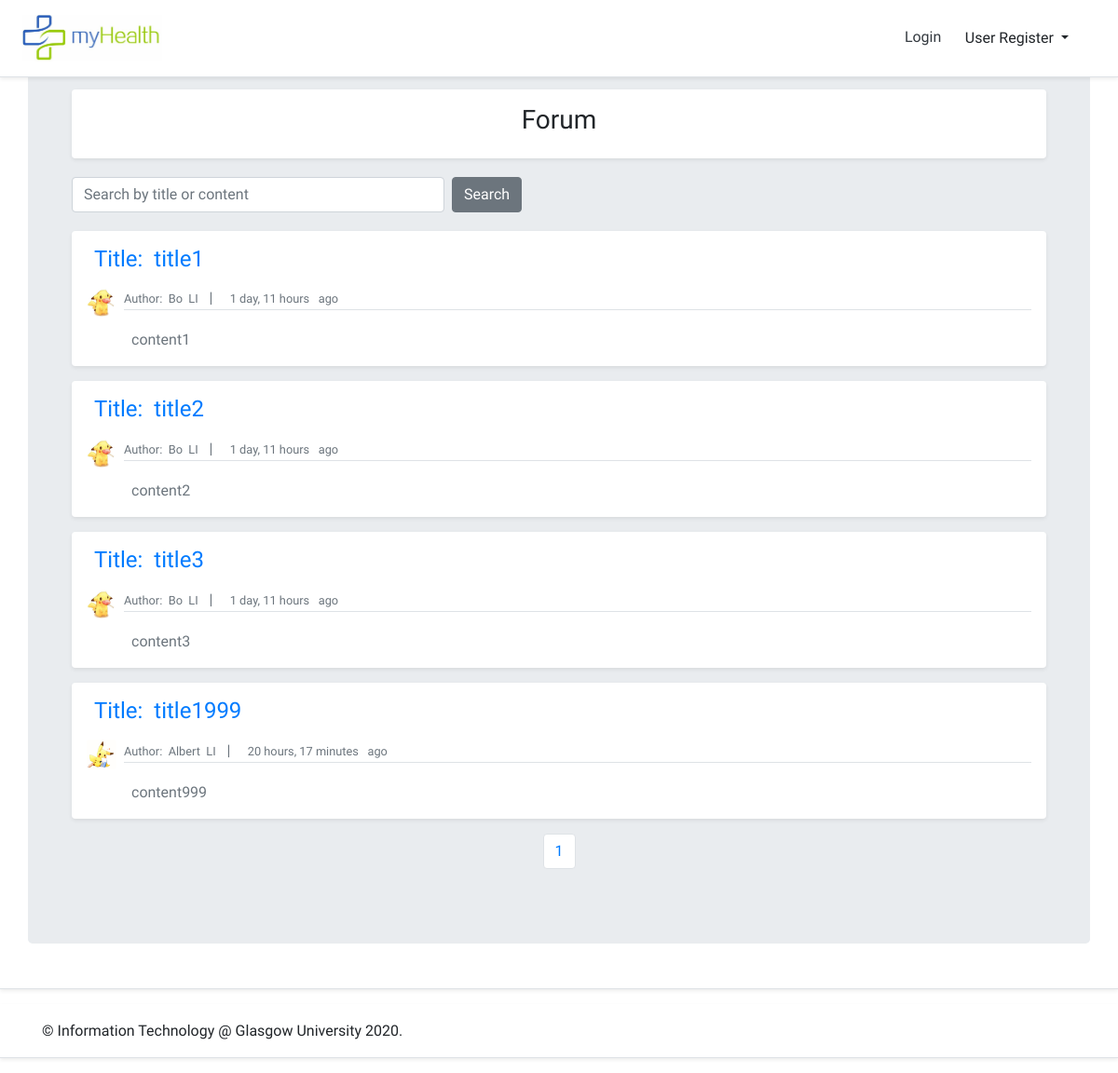
The page /myhealth/forum/ on the database its author committed.
### myhealth/models.py (models this page shows, shortened)
class Post(models.Model):
    title = models.CharField(max_length=50)
    content = models.TextField()
    timestamp = models.DateTimeField(auto_now_add=True)
    author = models.ForeignKey(get_user_model(), on_delete=models.CASCADE)
    featured = models.BooleanField(default=False)
    def get_absolute_url(self):
        return reverse('post_detail',kwargs={
            'id':self.id
        })

class User(AbstractBaseUser, PermissionsMixin):
    email = models.EmailField(max_length=254, unique=True)
    GPNO = models.CharField(max_length=10, default='', unique=True)
    first_name = models.CharField(max_length=30, blank=True)
    last_name = models.CharField(max_length=30, blank=True)
    is_staff = models.BooleanField(default=False)
    is_superuser = models.BooleanField(default=False)
    is_patient = models.BooleanField(default=False)
    is_doctor = models.BooleanField(default=False)
    is_admin = models.BooleanField(default=False)
    is_active = models.BooleanField(default=True)
    last_login = models.DateTimeField(null=True, blank=True)
    date_joined = models.DateTimeField(auto_now_add=True)
    USERNAME_FIELD = 'email'
    EMAIL_FIELD = 'email'
    REQUIRED_FIELDS = ['GPNO','first_name','last_name']
    objects = UserManager()

class PatientProfile(models.Model):
    user = models.OneToOneField(get_user_model(), related_name='patientprofile', on_delete=models.CASCADE)
    GENDER_CHOICES = (
        (0, '------------'),
        (1, 'female'),
        (2, 'male'),
    )
    gender = models.IntegerField(choices=GENDER_CHOICES, default=0)
    birth = models.DateField(blank=True, null=True)
    address = models.CharField(max_length=255, blank=True, null=True)
    tel = models.CharField(max_length=20, blank=True, null=True)
    image = models.ImageField(default='default.jpg', upload_to='profile_pics')

### myhealth/views.py (the view)
# urls.py: path('forum/', views.forum, name='forum'),
def forum(request):
    post_list = Post.objects.all()
    paginator = Paginator(post_list,4)
    page_request_var ='page'
    page = request.GET.get(page_request_var)
    try:
        paginated_queryset = paginator.page(page)
    except PageNotAnInteger:
        paginated_queryset = paginator.page(1)
    except EmptyPage:
        paginated_queryset = paginator.page(paginator.num_pages)
    context = {
        'queryset':paginated_queryset,
        'page_request_var':page_request_var
    }
    return render(request, "myhealth/forum.html", context)

### templates/myhealth/forum.html (shortened to what this page needs)
{% extends "myhealth/base.html" %}
{% block content %}
<div class="my-3 p-3 bg-white rounded shadow-sm">
  <section class="text-center">
    <h3>Forum</h3>
  </section>
</div>
<div class="row mb-2">
  <div class="col-md-6">
    <form action="{% url 'search' %}" class="search-form form-inline my-3 my-lg-1">
      <input type="search" class="form-control mr-sm-2" style="width:400px;" name="q"
        placeholder="Search by title or content">
      <button class="btn btn-secondary my-2 my-sm-0" type="submit">Search</button>
    </form>
  </div>
</div>
{% for post in queryset %}
<div class="my-3 p-3 bg-white rounded shadow-sm">
  <div class="media text-muted">
    <h4 class="ml-2 mb-0"><a class="article-title"
        href="{{ post.get_absolute_url }}">Title:&nbsp;&nbsp;{{ post.title }}</a></h4>
  </div>
  <div class="media text-muted pt-3">
    <img src="{{post.author.patientprofile.image.url}}" alt="{{post.author.first_name}}"
      class="bd-placeholder-img mr-2 rounded" width="32" height="32">
    <p class="media-body border-bottom border-gray">
      <small
        class="text-gray-dark">Author:&nbsp;&nbsp;{{ post.author.first_name }}&nbsp;&nbsp;{{ post.author.last_name }}</small>
      &nbsp;&nbsp;|&nbsp;&nbsp;
      <small class="text-gray-dark">&nbsp;&nbsp;{{ post.timestamp|timesince }} &nbsp;&nbsp;ago</small>
    </p>
  </div>
  <div class="media text-muted pt-1">
    <p class="media-body ml-5 mb-0 lh-125 ">
      {{ post.content }}
    </p>
  </div>
</div>
{% endfor %}
<nav aria-label="Page navigation example">
  <ul class="pagination pagination-template d-flex justify-content-center">
    <li class="page-item">
      <a href="?{{page_request_var}}={{queryset.number}}" class="page-link active">
        {{queryset.number}}
      </a>
    </li>
  </ul>
</nav>
{% endblock content %}

### static/css/base.css (style rules this page uses)
a:link { text-decoration: none; font-family: 'Baloo Paaji 2', cursive; }
form, input, input[type="hidden" i] { font-family: 'Baloo Paaji 2', cursive !important; }
.h1, .h2, .h3, .h4, .h5, .h6, h1, h2, h3, h4, h5, h6, p, .p { font-family: 'Baloo Paaji 2', cursive; }

### rows shown on the page
Post: title "title1", author.patientprofile.image (picture), author.first_name "Bo", author.last_name "LI", timestamp "1 day, 11 hours", content "content1"
Post: title "title2", author.patientprofile.image (picture), author.first_name "Bo", author.last_name "LI", timestamp "1 day, 11 hours", content "content2"
Post: title "title3", author.patientprofile.image (picture), author.first_name "Bo", author.last_name "LI", timestamp "1 day, 11 hours", content "content3"
Post: title "title1999", author.patientprofile.image (picture), author.first_name "Albert", author.last_name "LI", timestamp "20 hours, 17 minutes", content "content999"

### other values the page prints
{{ queryset.number }} "1"
